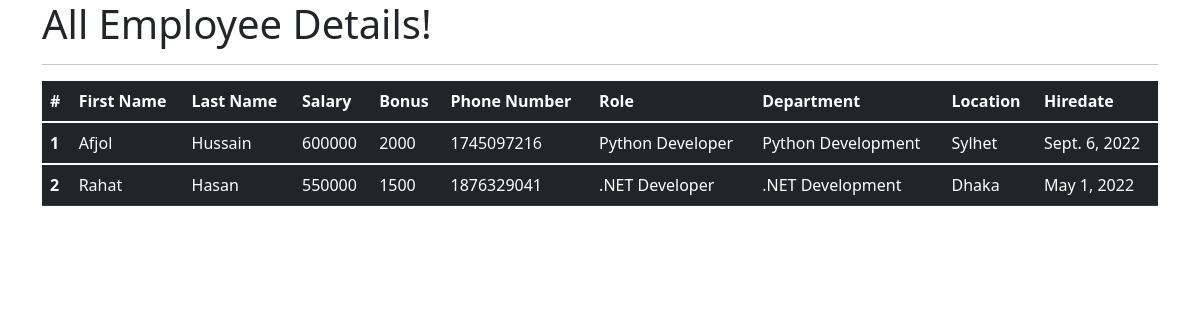
The page /all_emp on the database as committed earlier.
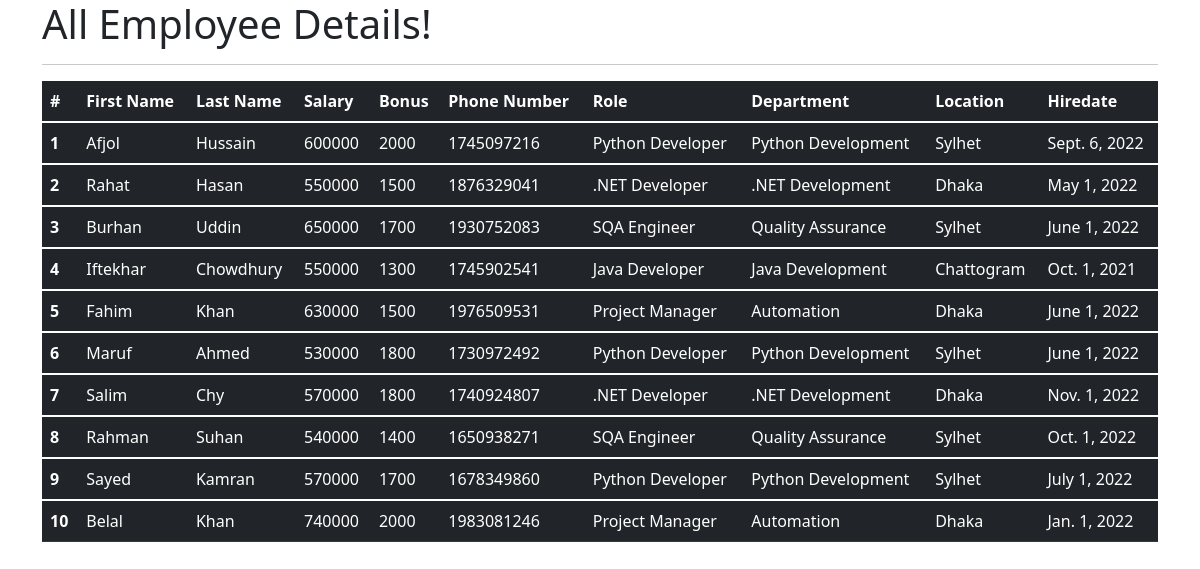
The same page on the database as committed later.
### emp_app/models.py (models this page shows, shortened)
class Employee(models.Model):
    first_name = models.CharField(max_length=100, null=False)
    last_name = models.CharField(max_length=100)
    dept = models.ForeignKey(Department, on_delete=models.CASCADE)
    salary = models.IntegerField(default=0)
    bonus = models.IntegerField(default=0)
    role = models.ForeignKey(Role, on_delete=models.CASCADE)
    phone = models.IntegerField(default=0)
    hire_date = models.DateField()
    def __str__(self):
        return "%s %s %s" %(self.first_name, self.last_name, self.phone)

class Role(models.Model):
    name = models.CharField(max_length=100, null=False)

class Department(models.Model):
    name = models.CharField(max_length=100,null=False)
    location = models.CharField(max_length=100)

### emp_app/views.py (the view)
# urls.py: path('all_emp', views.all_emp, name='all_emp'),
def all_emp(request):
    emps = Employee.objects.all()
    context = {
        'emps': emps
    }
    print(context)
    return render(request, 'view_all_emp.html', context)

### emp_app/templates/view_all_emp.html (shortened to what this page needs)
<!DOCTYPE html>
<html lang="en">
<head>
  <link href="https://cdn.jsdelivr.net/npm/bootstrap@5.1.3/dist/css/bootstrap.min.css" rel="stylesheet">
</head>
  <body>
  <div class="container">
          <h1>All Employee Details!</h1>
      <hr>
     <table class="table table-dark">
  <thead>
    <tr>
      <th scope="col">#</th>
      <th scope="col">First Name</th>
      <th scope="col">Last Name</th>
      <th scope="col">Salary</th>
      <th scope="col">Bonus</th>
      <th scope="col">Phone Number</th>
      <th scope="col">Role</th>
      <th scope="col">Department</th>
      <th scope="col">Location</th>
      <th scope="col">Hiredate</th>
    </tr>
  </thead>
         {% for emp in emps %}
  <tbody>
    <tr>
      <th scope="row">{{emp.id}}</th>
      <td>{{emp.first_name}}</td>
      <td>{{emp.last_name}}</td>
      <td>{{emp.salary}}</td>
      <td>{{emp.bonus}}</td>
      <td>{{emp.phone}}</td>
      <td>{{emp.role.name}}</td>
      <td>{{emp.dept.name}}</td>
      <td>{{emp.dept.location}}</td>
      <td>{{emp.hire_date}}</td>
    </tr>
  </tbody>
         {% endfor %}
</table>
  </div>
  </body>
</html>

Rows that differ between the two databases and show on the page:
added Employee: id "3", first_name "Burhan", last_name "Uddin", salary "650000", bonus "1700", phone "1930752083", role.name "SQA Engineer", dept.name "Quality Assurance", dept.location "Sylhet", hire_date "June 1, 2022"
added Employee: id "4", first_name "Iftekhar", last_name "Chowdhury", salary "550000", bonus "1300", phone "1745902541", role.name "Java Developer", dept.name "Java Development", dept.location "Chattogram", hire_date "Oct. 1, 2021"
added Employee: id "5", first_name "Fahim", last_name "Khan", salary "630000", bonus "1500", phone "1976509531", role.name "Project Manager", dept.name "Automation", dept.location "Dhaka", hire_date "June 1, 2022"
added Employee: id "6", first_name "Maruf", last_name "Ahmed", salary "530000", bonus "1800", phone "1730972492", role.name "Python Developer", dept.name "Python Development", dept.location "Sylhet", hire_date "June 1, 2022"
added Employee: id "7", first_name "Salim", last_name "Chy", salary "570000", bonus "1800", phone "1740924807", role.name ".NET Developer", dept.name ".NET Development", dept.location "Dhaka", hire_date "Nov. 1, 2022"
added Employee: id "8", first_name "Rahman", last_name "Suhan", salary "540000", bonus "1400", phone "1650938271", role.name "SQA Engineer", dept.name "Quality Assurance", dept.location "Sylhet", hire_date "Oct. 1, 2022"
added Employee: id "9", first_name "Sayed", last_name "Kamran", salary "570000", bonus "1700", phone "1678349860", role.name "Python Developer", dept.name "Python Development", dept.location "Sylhet", hire_date "July 1, 2022"
added Employee: id "10", first_name "Belal", last_name "Khan", salary "740000", bonus "2000", phone "1983081246", role.name "Project Manager", dept.name "Automation", dept.location "Dhaka", hire_date "Jan. 1, 2022"
